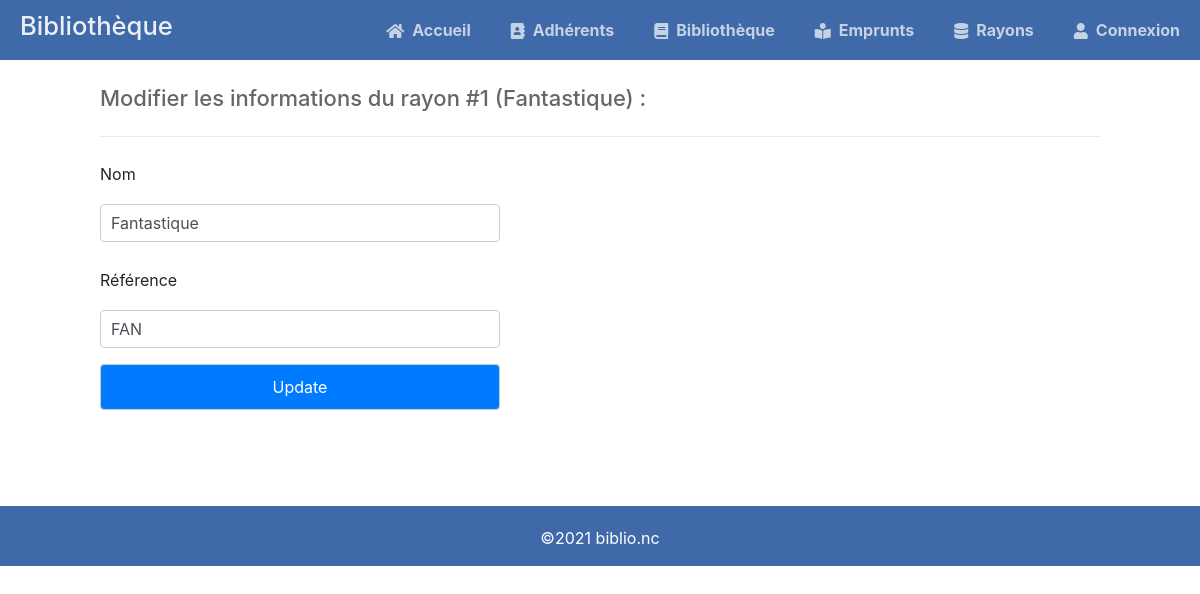
The app's page /rayon-update.php?id=1 with its own data.
### tables this page shows
CREATE TABLE `rayon` (
  `id` int(11) NOT NULL,
  `nom` varchar(255) NOT NULL,
  `reference` varchar(100) NOT NULL
);

### rayon-update.php (the view, shortened to what this page needs)
<?php
    include 'functions_custom.php';
    $pdo = pdo_connect_mysql();
    if (isset($_GET['id'])) {
        $pdo_stmt = $pdo->prepare('SELECT * FROM rayon WHERE id = ?');
        $pdo_stmt->execute([$_GET['id']]);
        $rayon = $pdo_stmt->fetch(PDO::FETCH_ASSOC);
    } else {
            exit('Pas d\'ID spécifié');
    }
?>
<?php echo template_header('Update'); ?>
    <div class="content update">
        <h2>Modifier les informations du rayon #<?php echo $rayon['id'] ?> (<?php echo $rayon['nom']?>) :</h2>
        <form action="rayon-update.php?id=<?php echo $rayon["id"] ?>" method="POST" style="display:block">
            <div class="form-group">
                <label for="nom">Nom</label>
                <input type="text" class="form-control" name="nom" value="<?php echo $rayon['nom']?>" id="nom">
            </div>
            <div class="form-group">
                <label for="name">Référence</label>
                <input type="text" class="form-control" name="reference" value="<?php echo $rayon['reference']?>" id="reference">
            </div>
            <div class="form-group">
                <input type="submit" class="btn btn-primary" value="Update">
            </div>
        </form>
    </div>
<?php echo template_footer(); ?>

### style.css (style rules this page uses)
* { box-sizing: border-box; font-family: -apple-system, BlinkMacSystemFont, 'segoe ui', roboto, oxygen, ubuntu, cantarell, 'fira sans', 'droid sans', 'helvetica neue', Arial, sans-serif; font-size: 16px; -webkit-font-smoothing: antialiased; -moz-osx-font-smoothing: grayscale; }
body { background-color: #ffffff; margin: 0; }
.content { width: 1000px; margin: 0 auto; }
.content h2 { margin: 0; padding: 25px 0; font-size: 22px; border-bottom: 1px solid #ebebeb; color: #666666; }
.update form { padding: 15px 0; display: flex; flex-flow: wrap; }
.update form label { display: inline-flex; width: 400px; padding: 10px 0; margin-right: 25px; }
.update form input { padding: 10px; width: 400px; margin-right: 25px; margin-bottom: 15px; border: 1px solid #cccccc; }

### records on screen
rayon: id "1", nom "Fantastique", reference "FAN"
